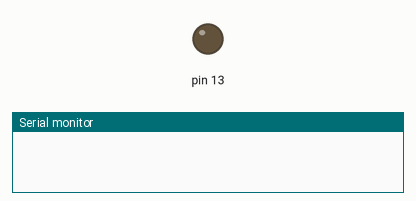
Recording of a sketch running on a simulated Arduino Uno, built with avr-gcc and run on an emulated ATmega328P. On the bench: output pins drawn as LEDs (lit = HIGH), the last lines printed to the serial monitor. Dashed ring = blinking.

Above: at 0.1 s.
At 2.85 s:
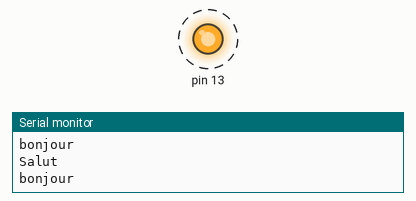
Timing chart, 0 to 3.1 s (numbered marks = the images above):
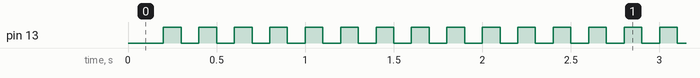

Measured:
- by itself, pin 13: alternates HIGH for 0.10 s and LOW for 0.10 s

The sketch:

multitache.ino
```cpp
// --------------------------------------------------------------------------------------------------------------------
// Multi-tâches cooperatives : solution basique
// --------------------------------------------------------------------------------------------------------------------

// --------------------------------------------------------------------------------------------------------------------
// unsigned int waitFor(timer, period)
// Timer pour taches périodiques
// configuration :
//  - MAX_WAIT_FOR_TIMER : nombre maximum de timers utilisés
// arguments :
//  - timer  : numéro de timer entre 0 et MAX_WAIT_FOR_TIMER-1
//  - period : période souhaitée
// retour :
//  - nombre de période écoulée depuis le dernier appel
// --------------------------------------------------------------------------------------------------------------------
#define MAX_WAIT_FOR_TIMER 3
unsigned int waitFor(int timer, unsigned long period){
  static unsigned long waitForTimer[MAX_WAIT_FOR_TIMER];
  unsigned long newTime = micros() / period;              // numéro de la période modulo 2^32
  int delta = newTime - waitForTimer[timer];              // delta entre la période courante et celle enregistrée
  if ( delta < 0 ) delta += 1 + (0xFFFFFFFF / period);    // en cas de dépassement du nombre de périodes possibles sur 2^32
  if ( delta ) waitForTimer[timer] = newTime;             // enregistrement du nouveau numéro de période
  return delta;
}

//--------- définition de la tache Led

struct Led_st {
  int timer;                                              // numéro de timer utilisé par WaitFor
  unsigned long period;                                             // periode de clignotement
  int pin;                                                // numéro de la broche sur laquelle est la LED
  int etat;                                               // etat interne de la led
};

void setup_Led( struct Led_st * ctx, int timer, unsigned long period, byte pin) {
  ctx->timer = timer;
  ctx->period = period;
  ctx->pin = pin;
  ctx->etat = 0;
  pinMode(pin,OUTPUT);
  digitalWrite(pin, ctx->etat);
}

void loop_Led(struct Led_st * ctx) {
  if (!waitFor(ctx->timer, ctx->period)) return;          // sort s'il y a moins d'une période écoulée
  digitalWrite(ctx->pin,ctx->etat);                       // ecriture
  ctx->etat = 1 - ctx->etat;                              // changement d'état
}

//--------- definition de la tache Mess

struct Mess_st {
  int timer;                                              // numéro de timer utilisé par WaitFor
  unsigned long period;                                             // periode d'affichage
  char mess[20];
} Mess_t ;

void setup_Mess(struct Mess_st * ctx, int timer, unsigned long period, const char * mess) {
  ctx->timer = timer;
  ctx->period = period;
  strcpy(ctx->mess, mess);
  Serial.begin(9600);                                     // initialisation du débit de la liaison série
}

void loop_Mess(struct Mess_st *ctx) {
  if (!(waitFor(ctx->timer,ctx->period))) return;         // sort s'il y a moins d'une période écoulée
  Serial.println(ctx->mess);                              // affichage du message
}

//--------- Déclaration des tâches

struct Led_st Led1;
struct Mess_st Mess1;
struct Mess_st Mess2;

//--------- Setup et Loop

void setup() {
  setup_Led(&Led1, 0, 100000, 13);                        // Led est exécutée toutes les 100ms
  setup_Mess(&Mess1, 1, 1000000, "bonjour");              // Mess est exécutée toutes les secondes
  setup_Mess(&Mess2, 2, 1500000, "Salut");
}

void loop() {
  loop_Led(&Led1);
  loop_Mess(&Mess1);
  loop_Mess(&Mess2);
}
```
